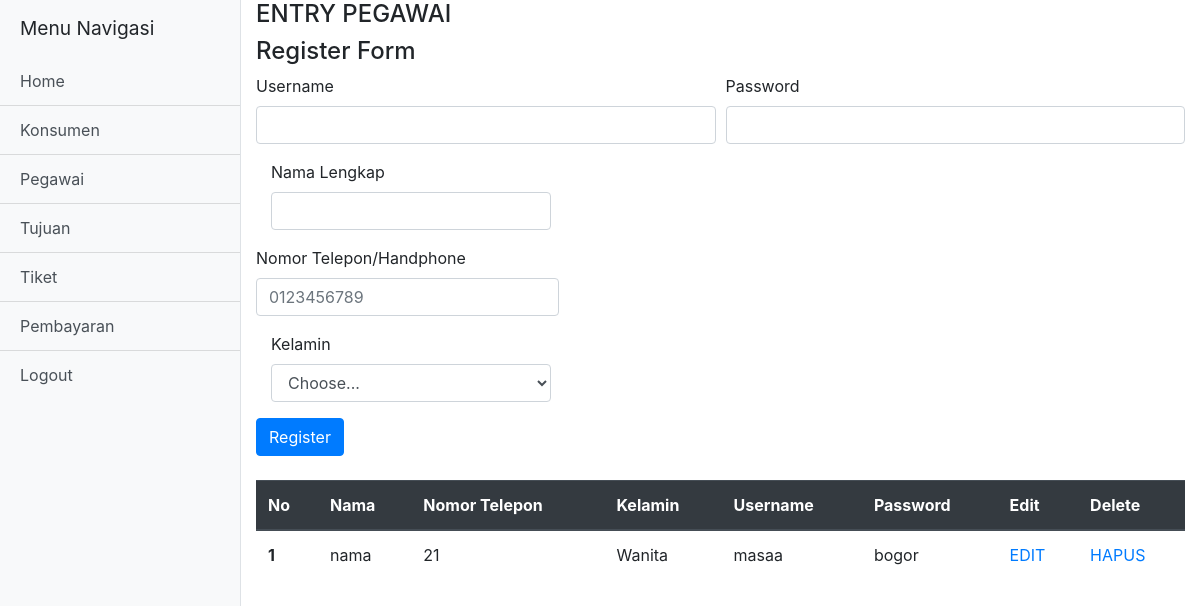
The page /datapegawai.php (signed in) on the database its author committed.
### tables this page shows
CREATE TABLE `pegawai` (
  `id_pegawai` int(11) NOT NULL,
  `nama_pegawai` varchar(50) NOT NULL,
  `kelamin` varchar(32) NOT NULL,
  `no_telp` int(11) NOT NULL,
  `username` varchar(32) NOT NULL,
  `password` varchar(32) NOT NULL
);

### datapegawai.php (the view, shortened to what this page needs)
<!DOCTYPE html>
<html lang="en">
<head>
    <link href="dist/vendor/bootstrap/css/bootstrap.min.css" rel="stylesheet">
    <link href="dist/css/simple-sidebar.css" rel="stylesheet">
</head>
<body>
    <div class="d-flex" id="wrapper">
        <div class="bg-light border-right" id="sidebar-wrapper">
            <div class="sidebar-heading">Menu Navigasi </div>
            <div class="list-group list-group-flush">
                <a href="indexadmin.php" class="list-group-item list-group-item-action bg-light">Home</a>
                <a href="datakonsumen.php" class="list-group-item list-group-item-action bg-light">Konsumen</a>
                <a href="datapegawai.php" class="list-group-item list-group-item-action bg-light">Pegawai</a>
                <a href="tujuan.php" class="list-group-item list-group-item-action bg-light">Tujuan</a>
                <a href="tiket.php" class="list-group-item list-group-item-action bg-light">Tiket</a>
                <a href="pembayaran.php" class="list-group-item list-group-item-action bg-light">Pembayaran</a>
                <a href="logoutadmin.php" class="list-group-item list-group-item-action bg-light">Logout</a>
            </div>
        </div>
        <div class="container-fluid">
            <h4>ENTRY PEGAWAI</h4>
            <form method="POST" action="tambahpegawai_aksi.php">
                <h4>Register Form</h4>
                <div class="form-row">
                    <div class="form-group col-md-6">
                        <label for="inputUsername4">Username</label>
                        <input type="text" class="form-control" id="inputUsername4" name="username">
                    </div>
                    <div class="form-group col-md-6">
                        <label for="inputPassword4">Password</label>
                        <input type="password" class="form-control" id="inputPassword4" name="password">
                    </div>
                </div>
                <div class="form-group col-md-4">
                    <label for="inputName">Nama Lengkap</label>
                    <input type="text" class="form-control" id="inputName" name="nama">
                </div>
                <div class="form-row">
                    <div class="form-group col-md-4">
                        <label for="inputNumber">Nomor Telepon/Handphone</label>
                        <input type="number" class="form-control" id="inputNumber" name="telepon" placeholder="0123456789">
                    </div>
                </div>
                <div class="form-group col-md-4">
                    <label for="inputSex">Kelamin</label>
                    <select id="inputSex" class="form-control" name="kelamin">
                        <option selected disabled>Choose...</option>
                    </select>
                </div>
                <button type="submit" class="btn btn-primary">Register</button>
            </form>
            <br>
            <table class="table">
                <thead class="thead-dark">
                    <tr>
                        <th scope="col">No</th>
                        <th scope="col">Nama</th>
                        <th scope="col">Nomor Telepon</th>
                        <th scope="col">Kelamin</th>
                        <th scope="col">Username</th>
                        <th scope="col">Password</th>
                        <th scope="col">Edit</th>
                        <th scope="col">Delete</th>
                    </tr>
                </thead>
                <tbody>
                    <?php
                    include 'koneksi.php';
                    $no = 1;
                    $data = mysqli_query($koneksi, "select * from pegawai");
                    while ($d = mysqli_fetch_array($data)) {
                    ?>
                        <tr>
                            <th scope="row"><?php echo $no++; ?></th>
                            <td><?php echo $d['nama_pegawai']; ?></td>
                            <td><?php echo $d['no_telp']; ?></td>
                            <td><?php echo $d['kelamin']; ?></td>
                            <td><?php echo $d['username']; ?></td>
                            <td><?php echo $d['password']; ?></td>
                            <td><a href="edit_pegawai.php?id_pegawai=<?php echo $d['id_pegawai']; ?>">EDIT</a></td>
                            <td><a href="hapus_pegawai.php?id_pegawai=<?php echo $d['id_pegawai']; ?>">HAPUS</a></td>
                        </tr>
                    <?php
                    }
                    ?>
                </tbody>
            </table>
        </div>
    </div>
</body>
</html>

### rows shown on the page
pegawai: nama_pegawai "nama", no_telp "21", kelamin "Wanita", username "masaa", password "bogor"
